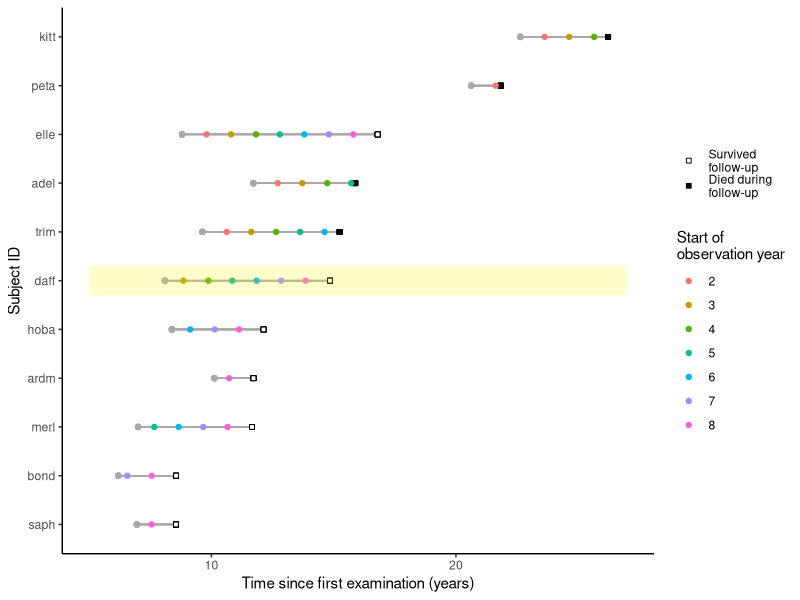
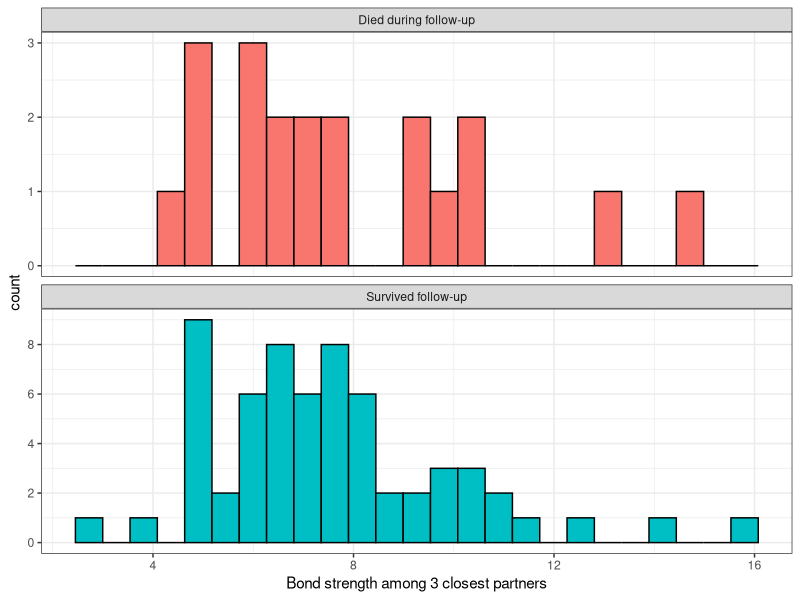
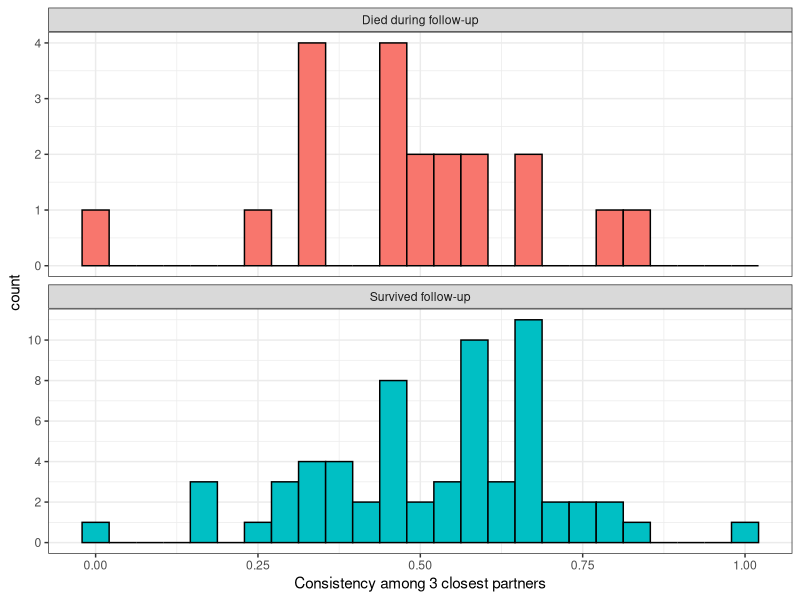

The R script that drew these images, in order: (Note: this script raises an error after producing the figures.)
## ---- chunk 1
knitr::opts_chunk$set(echo = TRUE)
library(tidyverse)
library(splines)
library(survival)
library(broom)
library(ggplot2)
library(survminer)
library(kableExtra)

setwd("C:/Users/grelber/Documents/ERHS732/Final project")
annual_df<-read.csv("tdc.data.csv",stringsAsFactors = F)
total_df<-read.csv("fixedeffects.data.csv", stringsAsFactors = F)

## ---- chunk 2
head(annual_df %>%
       rename(Subject=subj,
              Death=death,
              `Age at year start`=start.age,
              `Age at year end or censorship`=stop.age,
              `Bond strength - 3 closest partners`=strength.3,
              `Bond strength - 6 closest partners`=strength.6,
              `Consistency - 3 closest partners`=cons.p3,
              `Consistency - 6 closest partners`=cons.p6,
              `Dominance rank`=rank,
              `Number of groupmates`=af.groupmates) %>%
       select(-a.st.co3,-a.st.co6,-period))%>%
  kable(format = "html") %>%
  kable_styling() %>%
  column_spec(1:10, width_min = "150px") %>%
  kableExtra::scroll_box(width = "100%")
## ---- chunk 3
example_subjects <- total_df[c(1,9,17,25,33,41,49,57,65,73,81),]$subj
bar_df <- data.frame(subj="daff",max=27,min=5)
total_df %>% 
  filter(subj %in% example_subjects) %>% 
  select(subj, entry.years,censor.years, death) %>% 
  left_join(annual_df %>%
              filter(subj %in% example_subjects) %>%
              select(period,subj,start.age) %>%
              pivot_wider(names_from="period",
                          values_from="start.age"),
            by=c("subj")) %>%
  pivot_longer(p2:p6,names_to="year",values_to="start.age") %>%
  mutate(start.age=start.age/365.25,
         year=gsub("p","",year),
         subj = as_factor(subj), 
         subj = fct_reorder(subj, censor.years),  # Arrange by time to death
         death = as_factor(death)) %>% 
  ggplot() + 
  geom_segment(aes(x = entry.years, xend = censor.years, 
                   y = subj, yend = subj), color = "darkgray") + 
  geom_point(aes(x = censor.years, y = subj, fill = death), shape = 22) + 
  geom_point(aes(x = start.age, y = subj, color = year)) + 
  geom_point(aes(x=entry.years,y=subj),color="darkgray") +
  geom_segment(data=bar_df,aes(x=min,xend=max,
                               y=subj,yend=subj),
           color="yellow",alpha=0.2,size=10) +
  theme_classic() + 
  labs(x = "Time since first examination (years)", 
       y = "Subject ID", 
       color = "Start of\nobservation year") +
  scale_fill_manual(name = "", values = c("white", "black"), 
                    labels = c("Survived\nfollow-up", "Died during\nfollow-up")) #+
  # scale_x_continuous(breaks=c(10,15,20,25)) +
  # xlim(5, 27)

cat("There were ",nrow(total_df %>% filter(death==1))," deaths among the cohort over the course of this study.")

breaks_fun <- function(y) {
  if (max(y) > 3) {
    seq(0, 2,4,6,8)
  } else {
    seq(0, 1,2,3)
  }
}
total_df %>% 
  rename(`Bond strength among 3 closest partners`=strength.3) %>%
  mutate(Death=ifelse(death==1,"Died during follow-up",
                      "Survived follow-up")) %>%
  ggplot(aes(x = `Bond strength among 3 closest partners`)) + 
  geom_histogram(aes(fill=Death),color="black",bins=25) + 
  facet_wrap(~ Death, ncol = 1, scale = "free_y") +
  theme_bw() +
  theme(legend.position = "none") +
  scale_y_continuous(breaks = function(x) 
    unique(floor(pretty(seq(0,(max(x) + 1) * 1.1)))))

total_df %>% 
  rename(`Consistency among 3 closest partners`=cons.3) %>%
  mutate(Death=ifelse(death==1,"Died during follow-up",
                      "Survived follow-up")) %>%
  ggplot(aes(x = `Consistency among 3 closest partners`)) + 
  geom_histogram(aes(fill=Death),color="black",bins=25) + 
  facet_wrap(~ Death, ncol = 1, scale = "free_y") +
  theme_bw() +
  theme(legend.position = "none") +
  scale_y_continuous(breaks = function(x) 
    unique(floor(pretty(seq(0,(max(x) + 1) * 1.1)))))

#Survival curve grouped by above vs. below mean of consistency among 3 closest partners
cons.3_mean <- mean(total_df$cons.3)
total_df <- total_df %>%
  mutate(cons.3_cat = ifelse(cons.3>cons.3_mean,"High","Low")) 
total_df$cons.3_cat<-factor(total_df$cons.3_cat,levels=c("High","Low"))

fit_age_cons <- survfit(Surv(entry.years,censor.years,death) ~ cons.3_cat,
                        data = total_df)
fit_age_cons %>%
  ggsurvplot(xlab = "Age (years)",
             ylab = expression(paste('Overall Survival Probablity  ',
                                     hat(S) * "(t)")),
             legend.labs = c("High","Low"),
             legend.title = "Multi-year partner consistency")

#Survival curve grouped by above vs. below mean of bond strength among 3 closest partners
strength.3_mean <- mean(total_df$strength.3)
total_df <- total_df %>%
  mutate(strength.3_cat = ifelse(strength.3>strength.3_mean,"High","Low")) 
total_df$strength.3_cat<-factor(total_df$strength.3_cat,levels=c("High","Low"))

fit_age_strength <- survfit(Surv(entry.years,censor.years,death) ~
                          strength.3_cat,
                        data = total_df)
fit_age_strength %>%
  ggsurvplot(xlab = "Age (years)",
             ylab = expression(paste('Overall Survival Probablity  ',
                                     hat(S) * "(t)")),
             legend.labs = c("High","Low"),
             legend.title = "Multi-year bond strength")

#Survival curve grouped by four social categories
total_df <- total_df %>%
  mutate(social_cat = ifelse(st.co3==1,"-/-",
                             ifelse(st.co3==2,"-/+",
                                    ifelse(st.co3==3,"+/-","+/+")))) 
total_df$social_cat<-factor(total_df$social_cat,
                            levels=c("-/-","-/+","+/-","+/+"))

fit_age_cat <- survfit(Surv(entry.years,censor.years,death) ~
                          social_cat,
                        data = total_df)
fit_age_cat %>%
  ggsurvplot(xlab = "Age (years)",
             ylab = expression(paste('Overall Survival Probablity  ',
                                     hat(S) * "(t)")),
             legend.labs = c("-/-","-/+","+/-","+/+"),
             legend.title = "Social category (strength/consistency)")

## ---- chunk 4
annual_df_mod1 <- annual_df %>%
  group_by(subj) %>%
  mutate(cons.p3_lag=lag(cons.p3,1),
         cons.p6_lag=lag(cons.p6,1)) %>%
  mutate(cons.p3_loss=ifelse(cons.p3<cons.p3_lag,1,0),
         cons.p6_loss=ifelse(cons.p6<cons.p6_lag,1,0))
annual_df_mod1$cons.p3_loss <- as.factor(annual_df_mod1$cons.p3_loss)
annual_df_mod1$cons.p6_loss <- as.factor(annual_df_mod1$cons.p6_loss)
annual_df_mod1$a.st.co3=relevel(as.factor(annual_df_mod1$a.st.co3),ref=4)
annual_df_mod1$a.st.co6=relevel(as.factor(annual_df_mod1$a.st.co6),ref=4)

annual_df_ps <- annual_df_mod1 %>%
  left_join(total_df %>%
              select(entry.years,censor.years,subj),
            by="subj") %>%
  mutate(entry.days=entry.years*365.25,
         censor.days=censor.years*365.25,
         time=start.age-entry.days,
         time2=lead(time)-1,
         time2=ifelse(is.na(time2),censor.days-entry.days,time2)) %>%
  select(-entry.days,-censor.days,-censor.years) %>%
  group_by(subj) %>%
  mutate(rank_l1=lag(rank),
         af.groupmates_l1=lag(af.groupmates),
         a.st.co3_l1=lag(a.st.co3)) %>%
  ungroup() %>%
  filter(!is.na(cons.p3_loss))
## ---- chunk 5
coxph_mod1 <- coxph(Surv(time, time2, death) ~ 
                      a.st.co3 + af.groupmates + rank + 
                      entry.years + cons.p3_loss,
                    data=annual_df_ps)
## ---- chunk 6
coxph_mod1 %>% 
  tidy() %>% 
  mutate(hr = exp(estimate),
         low_ci = (estimate - 1.96 * std.error), 
         high_ci = (estimate + 1.96 * std.error), 
         low_hr = exp(low_ci), 
         high_hr = exp(high_ci)) %>% 
  select(term, hr, low_hr, high_hr)
phtest <- cox.zph(coxph_mod1)
phtest
## ---- chunk 7
annual_df_mod1 %>% 
  filter(!is.na(cons.p3_loss)) %>%
  mutate(`Partner consistency`=ifelse(cons.p3_loss==1,"Loss since previous year", "No change or increase since previous year")) %>%
  rename(`Dominance rank`=rank) %>%
  ggplot(aes(x = `Dominance rank`)) + 
  geom_histogram(aes(fill=cons.p3_loss),color="black") + 
  facet_wrap(~ `Partner consistency`, ncol = 1,
             scales="free_y") +
  theme_bw() +
  theme(legend.position = "none")
  
annual_df_mod1 %>% 
  filter(!is.na(cons.p3_loss)) %>%
  ungroup() %>%
  select(rank,cons.p3_loss) %>%
  summarize(mean_rank_loss = mean(rank[cons.p3_loss == 1]), 
            mean_rank_noloss = mean(rank[cons.p3_loss == 0]), 
            sd_rank = sd(rank)) %>% 
  mutate(stand_diff_rank = abs(mean_rank_loss - mean_rank_noloss) / sd_rank) %>% 
  pivot_longer(everything())
## ---- chunk 8
annual_df_mod1 %>% 
  filter(!is.na(cons.p3_loss)) %>%
  mutate(`Partner consistency`=ifelse(cons.p3_loss==1,"Loss since previous year", "No change or increase since previous year")) %>%
  rename(`Number of groupmates`=af.groupmates) %>%
  ggplot(aes(x = `Number of groupmates`)) + 
  geom_histogram(aes(fill=cons.p3_loss),color="black") + 
  facet_wrap(~ `Partner consistency`, ncol = 1,
             scales="free_y") +
  theme_bw() +
  theme(legend.position = "none")
annual_df_mod1 %>% 
  filter(!is.na(cons.p3_loss)) %>%
  ungroup() %>%
  select(af.groupmates,cons.p3_loss) %>%
  summarize(mean_groupmates_loss = mean(af.groupmates[cons.p3_loss == 1]), 
            mean_groupmates_noloss = mean(af.groupmates[cons.p3_loss == 0]), 
            sd_groupmates = sd(af.groupmates)) %>% 
  mutate(stand_diff_groupmates = abs(mean_groupmates_loss - mean_groupmates_noloss) / sd_groupmates) %>% 
  pivot_longer(everything())
## ---- chunk 9
annual_df_mod1 %>% 
  filter(!is.na(cons.p3_loss)) %>%
  group_by(cons.p3_loss) %>% 
  summarize(n_negneg = sum(a.st.co3 == 1), 
            n_posneg = sum(a.st.co3 == 2), 
            n_negpos = sum(a.st.co3 == 3),
            n_pospos = sum(a.st.co3 == 4),
            perc_negneg = n_negneg / n(),
            perc_posneg = n_posneg / n(),
            perc_negpos = n_negpos / n(),
            perc_pospos = n_pospos / n())

##a.st.co3: 1=-(cons)/-(strength)
##          2=+/-
##          3=-/+
##          4=+/+
## ---- chunk 10
model_ps <- glm(cons.p3_loss ~ ns(time,df=2) + entry.years + rank_l1 + af.groupmates_l1 +
                  a.st.co3_l1, 
                family = "binomial", data = annual_df_ps)
## ---- chunk 11
model_ps %>% 
  tidy()
## ---- chunk 12
annual_df_ps <- annual_df_ps %>%
  mutate(ps=predict(model_ps, type = "response"),
         w_i=if_else(cons.p3_loss==1,1/ps,1/(1-ps))) %>%
  group_by(subj) %>%
  mutate(w=cumprod(w_i)) %>%
  ungroup()

annual_df_ps %>%
  summarize(`Mean cumulative product IPW` = mean(w),
            `Minimum cumulative product IPW` = min(w),
            `Maximum cumulative product IPW` = max(w),
            `Sum cumulative product IPW` = sum(w))
## ---- chunk 13
mod_IPWnum_2 <- glm(cons.p3_loss ~ ns(time, df = 2) + entry.years +a.st.co3_l1, 
                    family = "binomial", data = annual_df_ps)
## ---- chunk 14
mod_IPWnum_2 %>%
  tidy()
annual_df_ps <- annual_df_ps %>%
  mutate(ps_new_2=predict(mod_IPWnum_2,type="response"),
         w_i_new_2=ifelse(cons.p3_loss==1,ps_new_2/ps,(1-ps_new_2)/(1-ps))) %>%
  group_by(subj) %>%
  mutate(w_new_2=cumprod(w_i_new_2)) %>%
  ungroup()

annual_df_ps %>%
  summarize(`Mean stabilized IPW` = mean(w_new_2),
            `Minimum stabilized IPW`=min(w_new_2),
            `Maximum stabilized IPW`=max(w_new_2),
            `Sum stabilized IPW`=sum(w_new_2))
## ---- chunk 15
coxph_modIPW_tv <- coxph(Surv(time,time2,death) ~
                           cons.p3_loss + entry.years + a.st.co3_l1,
                         weights=w_new_2, cluster=subj,
                         data=annual_df_ps)
## ---- chunk 16
coxph_modIPW_tv %>%
  tidy()

coxph_modIPW_tv %>% 
  tidy() %>% 
  mutate(hr = exp(estimate),
         low_ci = (estimate - 1.96 * robust.se), 
         high_ci = (estimate + 1.96 * robust.se), 
         low_hr = exp(low_ci), 
         high_hr = exp(high_ci)) %>% 
  select(term, hr, low_hr, high_hr)
phtest <- cox.zph(coxph_modIPW_tv)
phtest
